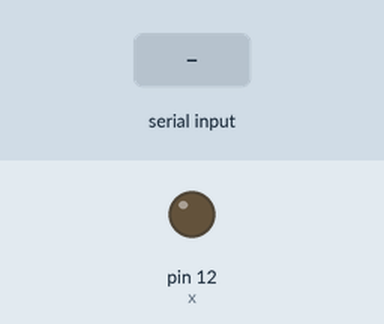
The sketch below on a simulated Arduino Uno, built with avr-gcc and run on an emulated ATmega328P. Parts: output pins drawn as LEDs (lit = HIGH). The inputs (shaded band) are chosen by the test bench.

Above: at 1.2 s.
1.3 s: "n" received over the second serial link
At 2.5 s:
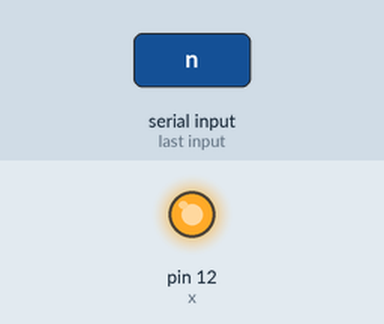
2.8 s: "1" received over the second serial link
At 3.8 s:
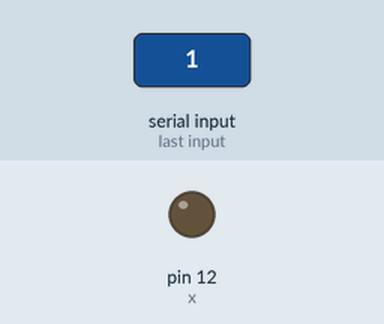
Timing chart, 0 to 5.8 s (numbered marks = the images above; inputs shaded):
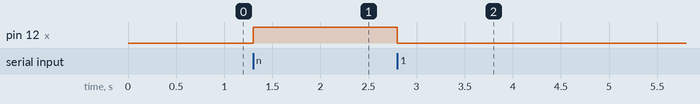

Measured:
- after the input at 1.3 s, pin 12 (x): LOW → HIGH at once
- after the input at 2.8 s, pin 12 (x): HIGH → LOW at once

The sketch:

Led_control.ino
```cpp
#include <SoftwareSerial.h>
SoftwareSerial myserial(5,6);
int x = 12 ;
void setup() {
 myserial.begin(9600);
 pinMode(x, OUTPUT);
  myserial.write("Hello in Bluetooth");
}

void loop() {
 if (myserial.available())
 {

  if (myserial.read() == 'n' )
  {
    digitalWrite(x , HIGH);
    }
    else {
      digitalWrite(x , LOW) ;
      }
  }

}
```
